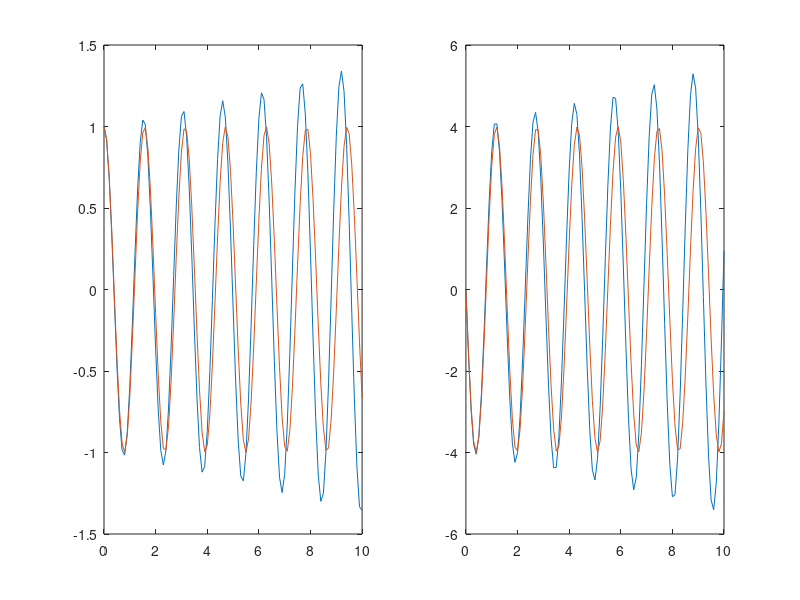

Here is the MATLAB script that generated this plot:
clear all
close all

h = 0.1;
x0 = 1;v0 = 0;K = 16;m = 1;
t0=0;tf=10;

w = sqrt(K/m);
t = t0:h:tf;
N = length(t);
x = nan(1,N);
v = nan(1,N);
x(1) = x0;v(1) = v0;

for k=1:N-1
    r1x = v(k);
    r1v = -w^2 * x(k);
    
    r2x = v(k) + r1v*h/2;
    r2v = -w^2 * ( x(k) + r1x*h/2 );
    
    v(k+1) = v(k) + r2v*h;
    x(k+1) = x(k) + r2x*h;
end

subplot(1,2,1)
plot( t,x,t, x0*cos(w.*t) )
subplot(1,2,2)
plot( t,v,t, -w*x0*sin(w.*t) )

